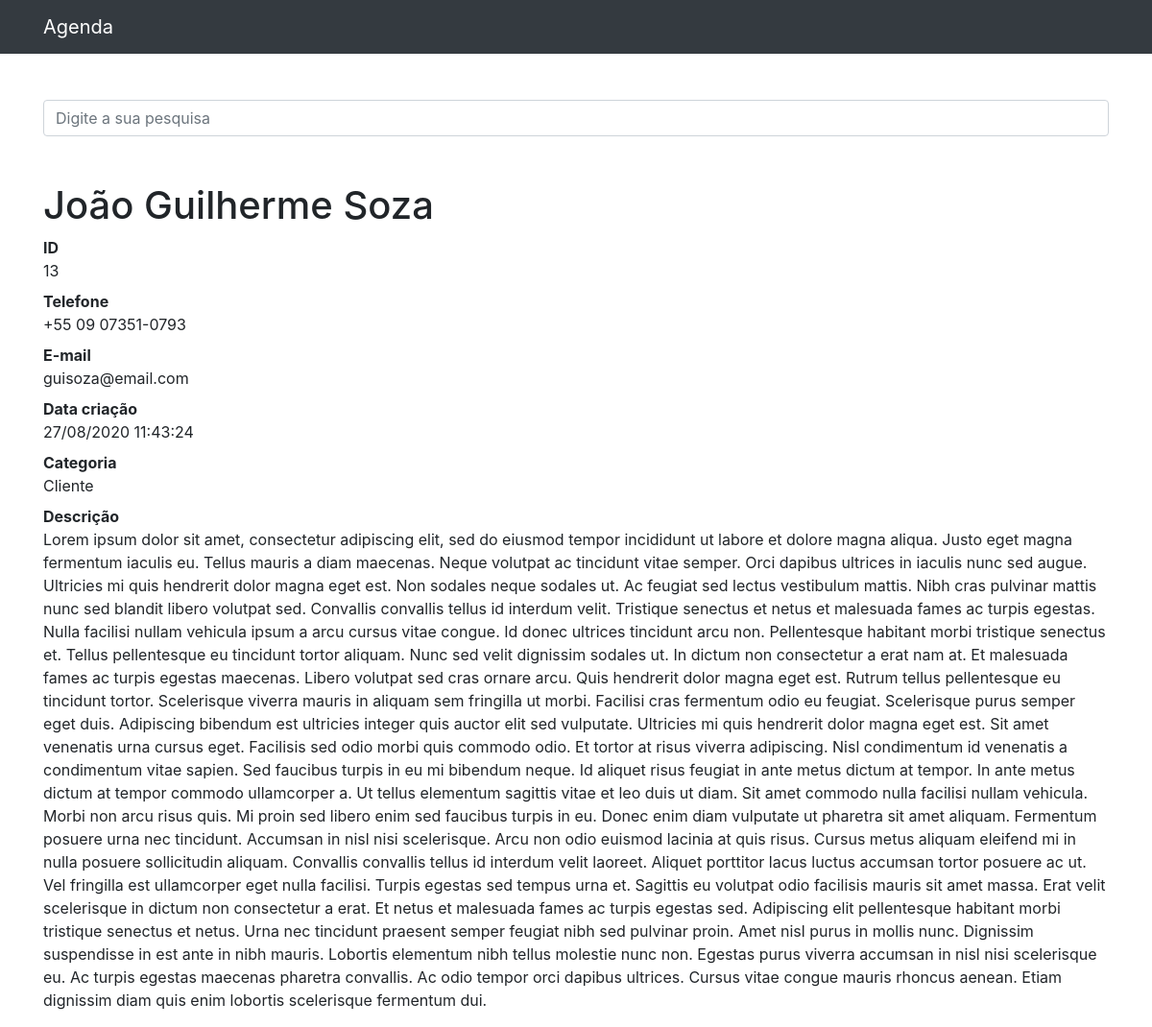
/13, run on the app's committed database.
### contatos/models.py (models this page shows, shortened)
class Contato(models.Model):
    nome = models.CharField(max_length=255)
    sobrenome = models.CharField(max_length=255, blank=True)
    telefone = models.CharField(max_length=255)
    email = models.CharField(max_length=255, blank=True)
    data_criacao = models.DateTimeField(default=timezone.now)
    descricao = models.TextField(blank=True)
    categoria = models.ForeignKey(Categoria, on_delete=models.DO_NOTHING)
    mostrar = models.BooleanField(default=True)
    foto = models.ImageField(blank=True, upload_to='fotos/%Y/%m/%d')

class Categoria(models.Model):
    nome = models.CharField(max_length=255)
    def __str__(self):
        return self.nome

### contatos/views.py (the view)
# urls.py: path('<int:contato_id>', views.ver_contato, name='ver_contato'),
def ver_contato(request, contato_id):
    contato = get_object_or_404(Contato, id=contato_id)
    if not contato.mostrar:
        raise Http404()
    return render(request, 'contatos/ver_contato.html', {
        'contato': contato
    })

### contatos/templates/contatos/ver_contato.html (shortened to what this page needs)
{% extends 'base.html' %}
{%block conteudo%}
  <h1 class="mt-5">{{ contato.nome }} {{ contato.sobrenome }}</h1>
  <dl>
    <dt>ID</dt>
    <dd>{{ contato.id }}</dd>
    <dt>Telefone</dt>
    <dd>{{ contato.telefone }}</dd>
    <dt>E-mail</dt>
    <dd>{{ contato.email }}</dd>
    <dt>Data criação</dt>
    <dd>{{ contato.data_criacao|date:'d/m/Y H:i:s' }}</dd>
    <dt>Categoria</dt>
    <dd>{{ contato.categoria }}</dd>
    <dt>Descrição</dt>
    <dd>
      {{ contato.descricao }}
    </dd>
  </dl>
{%endblock%}

### templates/base.html (shortened to what this page needs)
{% load static %}
<!DOCTYPE html>
<html lang="pt">
  <head>
    {% include 'parciais/_head.html' %}
  </head>
  <body>
    {% include 'parciais/_nav.html'%}
    <div class="container">
      <div class="row">
        <div class="col-lg-12">
          {% if 'accounts' not in request.path %}
          <br><br>
          <form method="get" action="{% url 'busca' %}">
            <div class="form-group row">
              <div class="col-12">
                <input
                  class="form-control"
                  type="search"
                  value="{{ request.GET.termo}}"
                  id="search-input"
                  placeholder="Digite a sua pesquisa"
                  name="termo"
                >
              </div>
            </div>
          </form>
          {% endif %}
          {%block conteudo%} {%endblock%}
        </div>
      </div>
    </div>
  </body>
</html>

### templates/parciais/_head.html (shortened to what this page needs)
{% load static%}
<link href="{% static 'vendor/bootstrap/css/bootstrap.min.css' %}" rel="stylesheet">

### templates/parciais/_nav.html (shortened to what this page needs)
  <nav class="navbar navbar-expand-lg navbar-dark bg-dark static-top">
    <div class="container">
      <a class="navbar-brand" href="{% url 'index' %}">Agenda</a>
    </div>
  </nav>

### data on the page
Contato: nome "João Guilherme", sobrenome "Soza", id "13", telefone "+55 09 07351-0793", email "guisoza@email.com", data_criacao "27/08/2020 11:43:24", categoria "Cliente", descricao "Lorem ipsum dolor sit amet, consectetur adipiscing elit, sed do eiusmod tempor incididunt ut labore et dolore magna aliqua. Justo eget magna fermentum iaculis eu. Tellus mauris a diam maecenas. Neque volutpat ac tincidunt vitae semper. Orci dapibus ultrices in iaculis nunc sed augue. Ultricies mi quis hendrerit dolor magna eget est. Non sodales neque sodales ut. Ac feugiat sed lectus vestibulum mattis. Nibh cras pulvinar mattis nunc sed blandit libero volutpat sed. Convallis convallis tellus id interdum velit. Tristique senectus et netus et malesuada fames ac turpis egestas. Nulla facilisi nullam vehicula ipsum a arcu cursus vitae congue. Id donec ultrices tincidunt arcu non. Pellentesque…"
